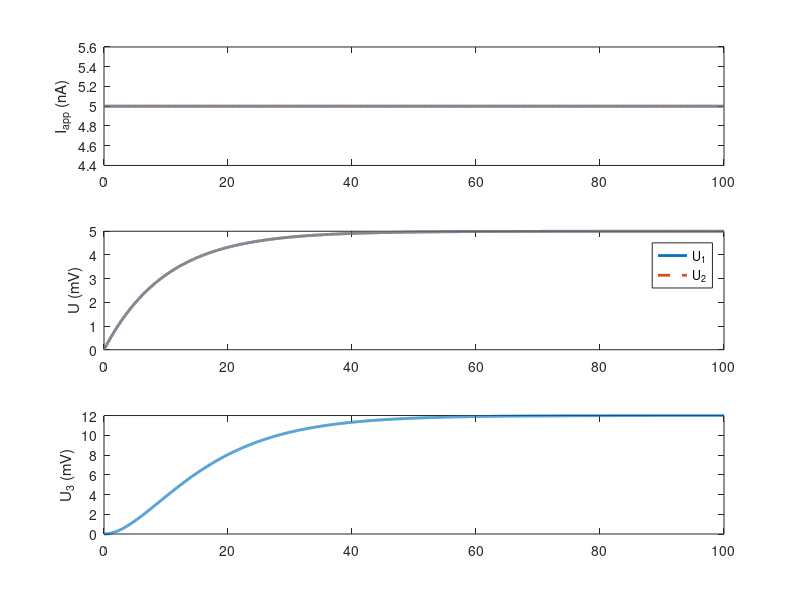
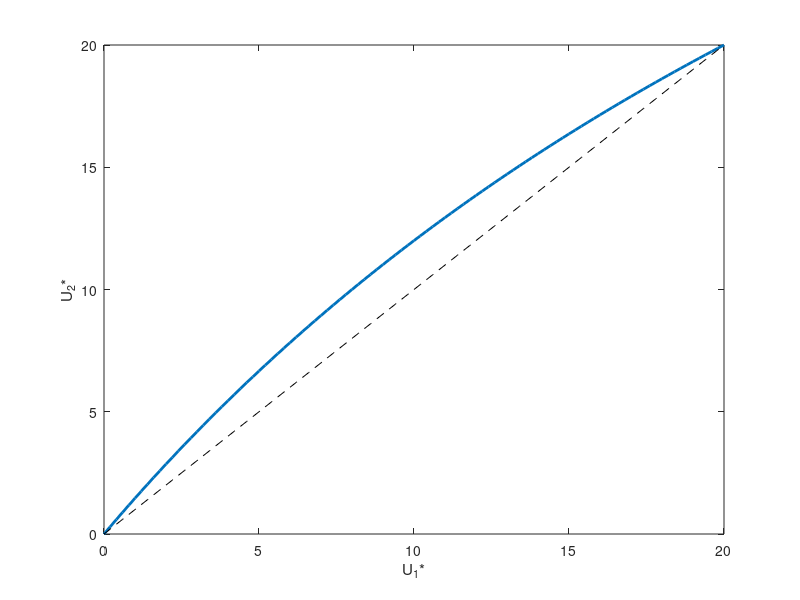

The MATLAB source for these figures, in order:
% Nicholas Szczecinski 2019
% 23 Jan 19
% CWRU EMAE 689, Synthetic Nervous Systems

%Units are nF, uS, mV, ms, nA
Cm = 10;
Gm = 1;
Iapp1 = 5;
Iapp2 = 5;
Er = -60;
Esyn = 0;

R = 20;
k = 1; % U3 = K*(U1 + U2)

%User doesn't program this! This is based on design rules.
delEsyn = Esyn - Er;
gMax = k*R/(delEsyn - k*R);
if gMax < 0
    error('gMax must be greater than 0. Increase Esyn.')
end

fprintf('gMax = %1.3f, delEsyn = %1.3f\n',gMax,delEsyn);

dt = .01;
tmax = 100;

t = 0:dt:tmax;
numSteps = length(t);

%Compute V1(t) and V2(t) with simulation
U1sim = zeros(size(t));
U2sim = zeros(size(t));
U3sim = zeros(size(t));

U1sim(1) = 0;
U2sim(1) = 0;
U3sim(1) = 0;

for i=2:numSteps
    U1sim(i) = U1sim(i-1) + dt/Cm*(Iapp1 - Gm*U1sim(i-1));
    gSyn1 = U1sim(i-1)/R*gMax;
    U2sim(i) = U2sim(i-1) + dt/Cm*(Iapp2 - Gm*U2sim(i-1));
    gSyn2 = U2sim(i-1)/R*gMax;
    U3sim(i) = U3sim(i-1) + dt/Cm*(gSyn1*(delEsyn - U3sim(i-1)) + gSyn2*(delEsyn - U3sim(i-1)) - Gm*U3sim(i-1));
end
V1sim = U1sim + Er;
V2sim = U2sim + Er;
V3sim = U3sim + Er;

h = figure;
subplot(3,1,1)
plot(t,Iapp1+zeros(size(t)),'linewidth',2)
hold on
plot(t,Iapp2+zeros(size(t)),'--','linewidth',2)
ylabel('I_{app} (nA)')

subplot(3,1,2)
plot(t,U1sim,'linewidth',2)
hold on
plot(t,U2sim,'--','linewidth',2)
legend('U_1','U_2')
ylabel('U (mV)')

subplot(3,1,3)
plot(t,U3sim,'linewidth',2)
ylabel('U_3 (mV)')

U1star = linspace(0,R,101);
U2star = gMax*U1star/R*delEsyn./(1 + gMax*U1star/R);
figure
plot(U1star,U2star,'linewidth',2)
hold on
plot(U1star,k*U1star,'k--')
ylim([0,R])
xlim([0,R])
xlabel('U_1*')
ylabel('U_2*')

figure(h);
